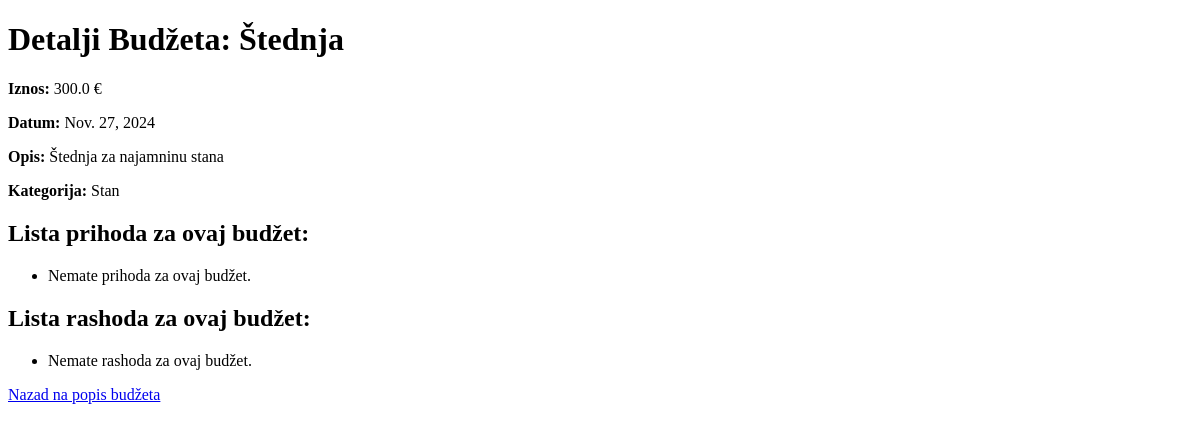
Before: /main/budzet/Štednja/ with the older database file.
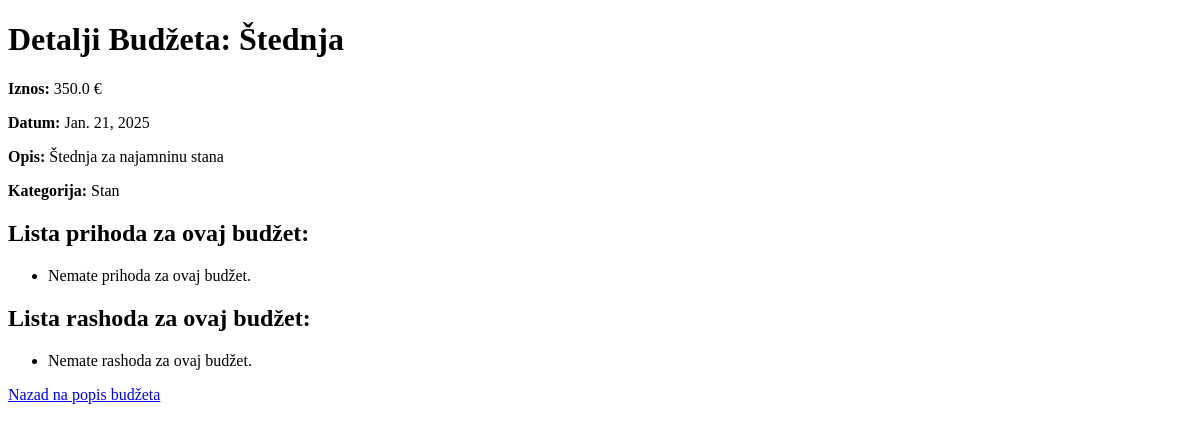
After: the same page with the newer database file.
### main/models.py (models this page shows, shortened)
class Budzet(models.Model):
    naziv = models.CharField(max_length=30)
    iznos = models.FloatField()
    datum = models.DateField()
    opis = models.TextField()
    tag = models.OneToOneField('Tag', on_delete=models.SET_NULL, null=True, blank=True, related_name='budzet')

class Tag(models.Model):
    naziv = models.CharField(max_length=50)
    budzeti = models.ManyToManyField(Budzet, blank=True, related_name='tagovi')
    prihodi = models.ManyToManyField(Prihod, blank=True, related_name='tagovi')
    rashodi = models.ManyToManyField(Rashod, blank=True, related_name='tagovi')
    opis = models.TextField(null=True, blank=True)

### main/views.py (the view)
# urls.py: path('budzet/<str:naziv>/', BudzetDetailView.as_view(), name='budzet_detail'),
class BudzetDetailView(DetailView):
    model = Budzet
    template_name = 'main/budzet_detail.html'
    context_object_name = 'budzet'
    def get_object(self):
        return get_object_or_404(Budzet, naziv=self.kwargs['naziv'])

### main/templates/main/budzet_detail.html (shortened to what this page needs)
<!DOCTYPE html>
<html lang="hr">
<head>
</head>
<body>
    <h1>Detalji Budžeta: {{ budzet.naziv }}</h1>
    <p><strong>Iznos:</strong> {{ budzet.iznos }} €</p>
    <p><strong>Datum:</strong> {{ budzet.datum }}</p>
    <p><strong>Opis:</strong> {{ budzet.opis }}</p>
    <p><strong>Kategorija:</strong> {% if budzet.tag %}{{ budzet.tag.naziv }}{% else %}Nema kategorije{% endif %}</p>
    <h2>Lista prihoda za ovaj budžet:</h2>
    <ul>
        {% for prihod in budzet.prihodi.all %}
            <li>{{ prihod.naziv }} - {{ prihod.iznos }} €</li>
        {% empty %}
            <li>Nemate prihoda za ovaj budžet.</li>
        {% endfor %}
    </ul>
    <h2>Lista rashoda za ovaj budžet:</h2>
    <ul>
        {% for rashod in budzet.rashodi.all %}
            <li>{{ rashod.naziv }} - {{ rashod.iznos }} €</li>
        {% empty %}
            <li>Nemate rashoda za ovaj budžet.</li>
        {% endfor %}
    </ul>
    <a href="{% url 'budzet_list' %}">Nazad na popis budžeta</a>
</body>
</html>

Changed rows visible on the page:
changed Budzet "Štednja": iznos "300.0" → "350.0"; datum "Nov. 27, 2024" → "Jan. 21, 2025"
